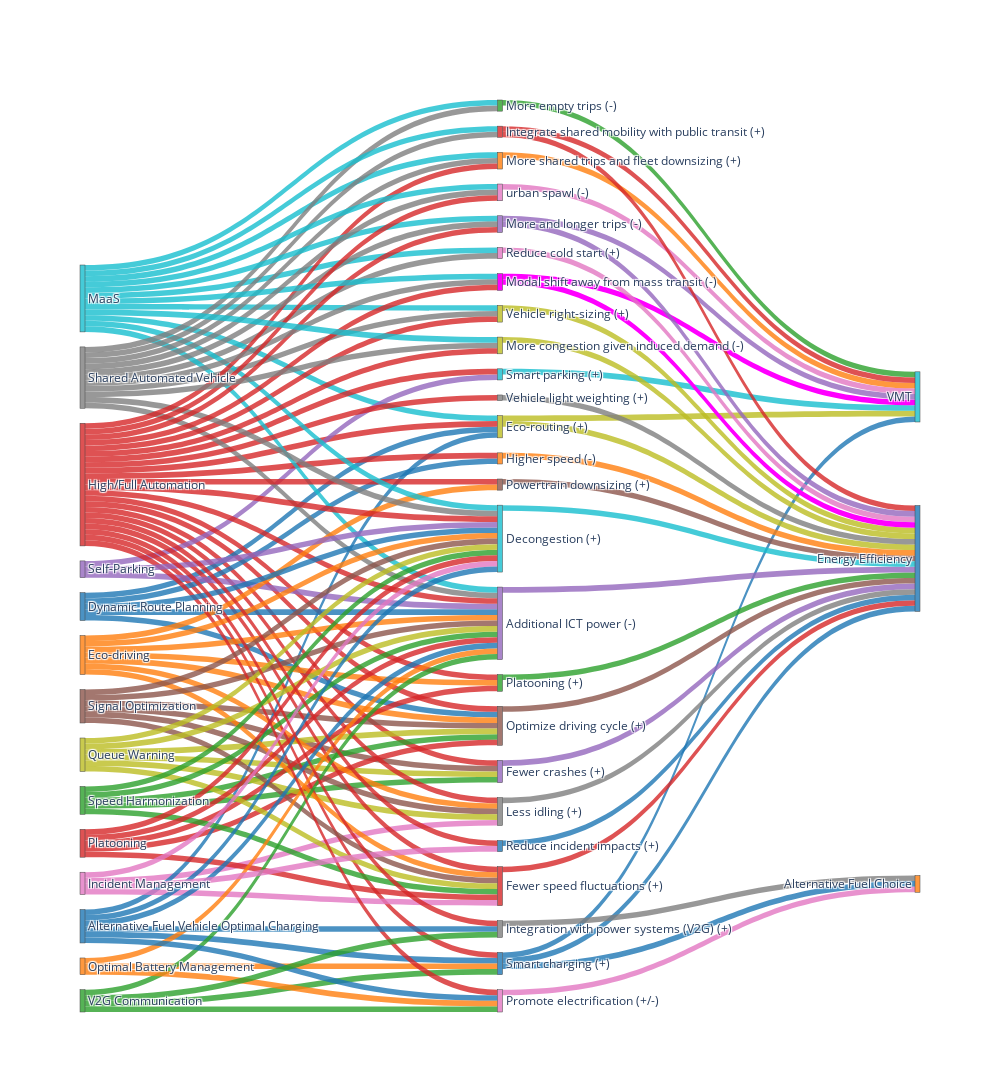

Here is the notebook cell this chart was saved with:
### Code cell
df = pd.read_excel('apps_transform.xlsx', sheet_name='apps').fillna(0)
fig = sankey_plot(df)
fig.update_layout(width=1000, height=1200, font_size = 12)
fig.show()
fig.write_html('AV_facilitated_transformations.html')

### Figure 1 — Plotly figure (JSON) as saved in the notebook; plotly's stock layout.template omitted (floating-point values rounded to 4 significant figures; data arrays with more than 128 entries replaced by an {"elided": "..."} marker saying what was removed)
{"data": [{"arrangement": "snap", "link": {"color": {"elided": "130 str values"}, "source": {"elided": "130 int values"}, "target": {"elided": "130 int values"}, "value": {"elided": "130 int values"}}, "node": {"color": ["rgba(31, 119, 180, 0.8)", "rgba(255, 127, 14, 0.8)", "rgba(44, 160, 44, 0.8)", "rgba(214, 39, 40, 0.8)", "rgba(148, 103, 189, 0.8)", "rgba(140, 86, 75, 0.8)", "rgba(227, 119, 194, 0.8)", "rgba(127, 127, 127, 0.8)", "rgba(188, 189, 34, 0.8)", "rgba(23, 190, 207, 0.8)", "rgba(31, 119, 180, 0.8)", "rgba(255, 127, 14, 0.8)", "rgba(44, 160, 44, 0.8)", "rgba(214, 39, 40, 0.8)", "rgba(148, 103, 189, 0.8)", "rgba(140, 86, 75, 0.8)", "rgba(227, 119, 194, 0.8)", "rgba(127, 127, 127, 0.8)", "rgba(188, 189, 34, 0.8)", "rgba(23, 190, 207, 0.8)", "rgba(31, 119, 180, 0.8)", "rgba(255, 127, 14, 0.8)", "rgba(44, 160, 44, 0.8)", "rgba(214, 39, 40, 0.8)", "rgba(148, 103, 189, 0.8)", "rgba(140, 86, 75, 0.8)", "rgba(227, 119, 194, 0.8)", "rgba(127, 127, 127, 0.8)", "rgba(188, 189, 34, 0.8)", "rgba(23, 190, 207, 0.8)", "rgba(31, 119, 180, 0.8)", "rgba(255, 127, 14, 0.8)", "rgba(44, 160, 44, 0.8)", "rgba(214, 39, 40, 0.8)", "rgba(148, 103, 189, 0.8)", "magenta", "rgba(227, 119, 194, 0.8)", "rgba(127, 127, 127, 0.8)", "rgba(188, 189, 34, 0.8)", "rgba(23, 190, 207, 0.8)", "rgba(31, 119, 180, 0.8)", "rgba(255, 127, 14, 0.8)", "rgba(44, 160, 44, 0.8)", "rgba(214, 39, 40, 0.8)", "rgba(148, 103, 189, 0.8)", "rgba(140, 86, 75, 0.8)", "rgba(227, 119, 194, 0.8)", "rgba(127, 127, 127, 0.8)"], "label": ["Dynamic Route Planning", "Eco-driving", "Speed Harmonization", "Platooning", "Self-Parking", "Signal Optimization", "Incident Management", "Shared Automated Vehicle", "Queue Warning", "MaaS", "Alternative Fuel Vehicle Optimal Charging", "Optimal Battery Management", "V2G Communication", "High/Full Automation", "Fewer crashes (+)", "Optimize driving cycle (+)", "Reduce cold start (+)", "Less idling (+)", "Eco-routing (+)", "Smart parking (+)", "Smart charging (+)", "Higher speed (-)", "Platooning (+)", "Fewer speed fluctuations (+)", "Additional ICT power (-)", "Powertrain downsizing (+)", "Promote electrification (+/-)", "Vehicle light weighting (+)", "Vehicle right-sizing (+)", "Decongestion (+)", "Reduce incident impacts (+)", "More shared trips and fleet downsizing (+)", "More empty trips (-)", "Integrate shared mobility with public transit (+)", "More and longer trips (-)", "Modal shift away from mass transit (-)", "urban spawl (-)", "Integration with power systems (V2G) (+)", "More congestion given induced demand (-)", "VMT", "Energy Efficiency", "Alternative Fuel Choice"], "pad": 15, "thickness": 5}, "type": "sankey"}], "layout": {"font": {"size": 12}, "height": 1200, "width": 1000}}
